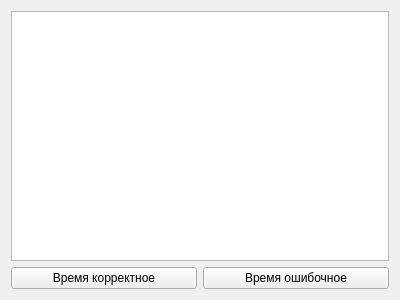
<?xml version="1.0" encoding="UTF-8"?>
<ui version="4.0">
 <class>XDialog</class>
 <widget class="QWidget" name="XDialog">
  <property name="geometry">
   <rect>
    <x>0</x>
    <y>0</y>
    <width>400</width>
    <height>300</height>
   </rect>
  </property>
  <property name="windowTitle">
   <string>Внимание!</string>
  </property>
  <layout class="QGridLayout" name="gridLayout">
   <item row="1" column="0">
    <widget class="QPushButton" name="confirmButton">
     <property name="text">
      <string>Время корректное</string>
     </property>
    </widget>
   </item>
   <item row="1" column="1">
    <widget class="QPushButton" name="rejectButton">
     <property name="text">
      <string>Время ошибочное</string>
     </property>
    </widget>
   </item>
   <item row="0" column="0" colspan="2">
    <widget class="QTextEdit" name="dialogText">
     <property name="font">
      <font>
       <pointsize>10</pointsize>
      </font>
     </property>
     <property name="readOnly">
      <bool>true</bool>
     </property>
     <property name="html">
      <string>&lt;!DOCTYPE HTML PUBLIC &quot;-//W3C//DTD HTML 4.0//EN&quot; &quot;http://www.w3.org/TR/REC-html40/strict.dtd&quot;&gt;
&lt;html&gt;&lt;head&gt;&lt;meta name=&quot;qrichtext&quot; content=&quot;1&quot; /&gt;&lt;style type=&quot;text/css&quot;&gt;
p, li { white-space: pre-wrap; }
&lt;/style&gt;&lt;/head&gt;&lt;body style=&quot; font-family:'MS Shell Dlg 2'; font-size:10pt; font-weight:400; font-style:normal;&quot;&gt;
&lt;p style=&quot;-qt-paragraph-type:empty; margin-top:0px; margin-bottom:0px; margin-left:0px; margin-right:0px; -qt-block-indent:0; text-indent:0px; font-size:8pt;&quot;&gt;&lt;br /&gt;&lt;/p&gt;&lt;/body&gt;&lt;/html&gt;</string>
     </property>
    </widget>
   </item>
  </layout>
 </widget>
 <layoutdefault spacing="6" margin="11"/>
 <resources/>
 <connections/>
</ui>
